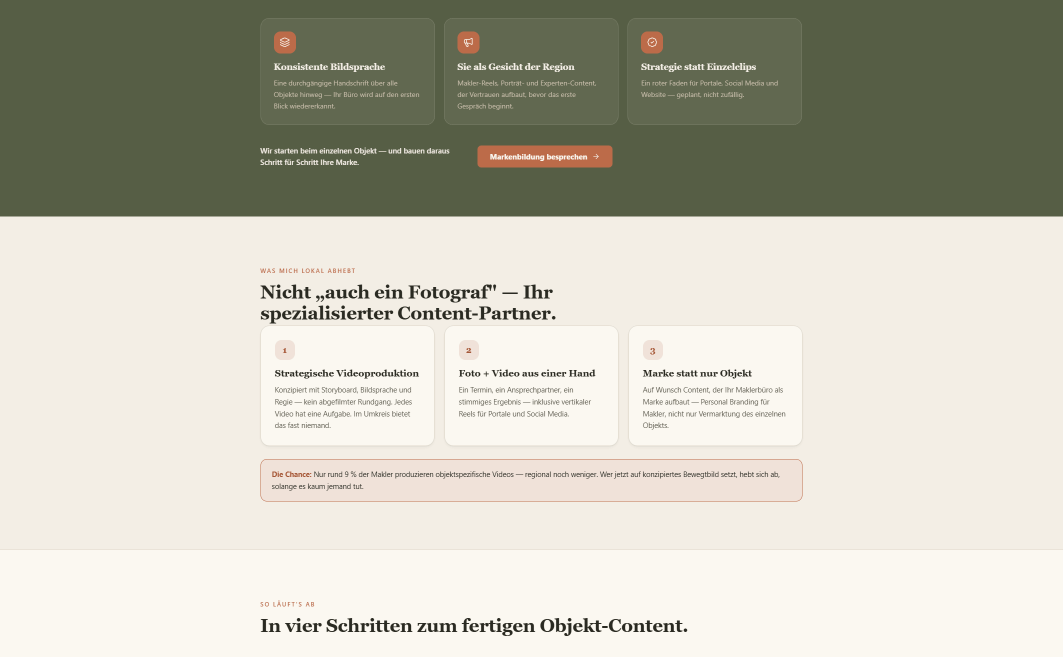
#> input picture project/uploads/draw-e86c92d5-897c-46b7-827d-aac9a80c5dee.png, 2125 x 1314 px (shown at 1/2 size)
$ python benchmark_fotello.py ../../project/uploads/draw-e86c92d5-897c-46b7-827d-aac9a80c5dee.png   (older library calls are emulated)
#> lines starting #> are read from the running program, lines starting #| are printed output that depends on the picture
### tools/hdr-merge/hdr_merge.py
#!/usr/bin/env python3
# -*- coding: utf-8 -*-
"""
hdr_merge.py -- Belichtungsreihen aus der Immobilienfotografie zu einem
neutralen, technisch sauberen Basisbild zusammenrechnen.

Leitgedanke: Dieses Werkzeug erzeugt KEINEN kreativen Look. Es liefert ein
Basisbild mit maximalem Tonwertumfang und korrekt durchgezeichnetem Fenster,
auf das anschliessend in Lightroom das eigene Preset gelegt wird.

Kein Kontrast-Boost, keine S-Kurve, keine Saettigungsanhebung, kein Clarity,
keine Vignette, kein Schaerfen. Der einzige tonale Eingriff ist die
"tonale Normalisierung": ein deterministischer, rein regelbasierter Schritt,
der jedes Bild auf dieselben Zielwerte bringt (Weisspunkt, Schwarzpunkt,
Mittelton, Graupunkt), damit ein vorhandenes Preset vorhersagbar greift.

Aufruf:
    python hdr_merge.py EINGABE_ORDNER AUSGABE_ORDNER \
        --bracket-size auto --window-strength 0.8 --window-wb 0.5 --preview

Autor: erstellt fuer den Quadratblick-Workflow. Deterministisch: gleicher
Input erzeugt bitgleichen Output.
"""

from __future__ import annotations

import argparse
import dataclasses
import logging
import math
import multiprocessing
import os
import struct
import sys
from datetime import datetime
from pathlib import Path
from typing import Any, Iterable, Sequence

import cv2
import numpy as np
import tifffile

# rawpy wird erst bei Bedarf importiert, damit das Werkzeug auch dann laeuft,
# wenn nur 16-Bit-TIFFs verarbeitet werden und rawpy nicht installiert ist.
try:  # pragma: no cover - reiner Import-Pfad
    import rawpy
except Exception:  # pragma: no cover
    rawpy = None

# Hinweis: piexif wird nicht verwendet. Es kann nur JPEG/TIFF/WebP lesen und
# scheitert an RAW-Containern (CR2, NEF, ARW, RAF); ausserdem kann es kein
# Exif-IFD in ein von tifffile geschriebenes TIFF einfuegen. Beides ist hier
# stattdessen direkt geloest (Minimal-EXIF-Parser + XMP-Paket), womit eine
# Abhaengigkeit entfaellt.


# ---------------------------------------------------------------------------
# Konstanten
# ---------------------------------------------------------------------------

RAW_ENDUNGEN = {".cr2", ".nef", ".arw", ".dng", ".raf"}
TIFF_ENDUNGEN = {".tif", ".tiff"}
UNTERSTUETZTE_ENDUNGEN = RAW_ENDUNGEN | TIFF_ENDUNGEN

# Rec.709-Luminanzgewichte (sRGB-Primaerfarben)
LUMA_GEWICHTE = np.array([0.2126, 0.7152, 0.0722], dtype=np.float32)

# Erwartete Reihenlaengen einer Belichtungsreihe
ERWARTETE_REIHENLAENGEN = (3, 5, 7)

# Lokaler Weissabgleich: ab dieser Buntheit gilt ein Pixel als gefaerbte
# Flaeche und verraet nichts mehr ueber die Lichtfarbe. Darunter faellt
# sein Gewicht linear ab.
NEUTRAL_GRENZE = 0.22
# So viel neutrales Gewicht muss in der Umgebung liegen, damit der oertlichen
# Schaetzung voll vertraut wird (Anteil der Umgebungsflaeche).
NEUTRAL_MINDESTANTEIL = 0.10

# Kontrastkennlinie, gemessen am kommerziellen Vorbild: perzentilweiser
# Vergleich von drei fertigen Ergebnissen des Dienstes mit den eigenen
# Ergebnissen derselben drei Aufnahmen. Links der eigene Ist-Wert, rechts
# der Wert des Vorbilds. Die Stuetzstellen sind streng monoton steigend,
# damit keine Tonwerte zusammenfallen und Zeichnung verloren geht.
KONTRAST_STUETZSTELLEN = np.array(
    [0.00, 0.05, 0.10, 0.15, 0.20, 0.25, 0.30, 0.35, 0.40, 0.45, 0.50,
     0.55, 0.60, 0.65, 0.70, 0.75, 0.80, 0.85, 0.90, 0.95, 1.00],
    dtype=np.float32)
KONTRAST_ZIELWERTE = np.array(
    [0.000, 0.045, 0.075, 0.098, 0.125, 0.152, 0.185, 0.240, 0.330, 0.430,
     0.513, 0.583, 0.640, 0.702, 0.765, 0.815, 0.855, 0.905, 0.950, 0.982,
     1.000],
    dtype=np.float32)

LOG = logging.getLogger("hdr_merge")


# ---------------------------------------------------------------------------
# Kleine Hilfsfunktionen
# ---------------------------------------------------------------------------


def berechne_luminanz(bild: np.ndarray) -> np.ndarray:
    """Luminanz (Rec.709) eines RGB-Float-Bildes."""
    return np.tensordot(bild, LUMA_GEWICHTE, axes=([2], [0])).astype(np.float32)


# [71 lines left out: functions ungerade, box_filter, lokale_standardabweichung, guided_filter, fuelle_loecher, not called in this run]


# Steigung der Rolloff-Kurve. Bildunabhaengig, damit jedes Bild exakt
# dieselbe Kurve bekommt (kein "Look nach Bildinhalt"). Kleinere Werte
# lassen dem Fensterinhalt mehr Zeichnung, machen den Himmel aber dunkler;
# groessere Werte machen den Himmel heller und flacher.
ROLLOFF_RATE = 1.0

# Radius der Frequenztrennung in der Lichterkompression, als Anteil der
# Bildbreite. Klein genug, dass nur Feinzeichnung (Wolken, Sprossen)
# erhalten bleibt, nicht der Helligkeitsverlauf ueber das Fenster.
DETAIL_RADIUS_ANTEIL = 0.006

# Radius, mit dem das Ausbrenn-Gewicht geschlossen wird, als Anteil der
# Bildbreite. Gross genug, um Motivstruktur (Wiese, Wolkenkanten) zu
# schliessen, klein genug, um eine Pendelleuchte stehen zu lassen.
AUSBRENN_CLOSE_ANTEIL = 0.005

# Ab welchem Bruchteil der Rahmenhelligkeit ein Pixel als Aussicht zaehlt.
# Unterhalb dieses Werts liegt Inventar im Raum (gemessen: Sofakissen bei
# 0.29 der Rahmenhelligkeit), oberhalb die Szene draussen (Aussicht hinter
# einem Insektengitter bei 1.7, freie Aussicht bei 3.5).
AUSSICHT_RAMPE = 0.5

# Unterhalb dieser Abweichung wird ein Bild NICHT neu gerechnet. Eine halbe
# Pixelbreite ist die Grenze, ab der eine Verschiebung im Ergebnis ueberhaupt
# sichtbar werden kann; darunter kostet das Interpolieren nur Schaerfe.
AUSRICHT_SCHWELLE_PX = 0.5

# Radius des Kantenkontrasts als Anteil der Bildbreite. Er ist so gewaehlt,
# dass er bei ueblicher Bildschirmgroesse auf rund einem Pixel landet: Eine
# 33-Megapixel-Aufnahme wird auf einem Monitor vierfach verkleinert, 4 px im
# Original werden dort zu 1 px. Genau dieser Anteil fehlte im Vergleich mit
# dem kommerziellen Vorbild (0.73 seiner Kantenzeichnung ohne, 1.02 mit).
ANZEIGE_RADIUS_ANTEIL = 0.0006
# Wie stark der Kantenkontrast gegenueber dem Capture Sharpening wiegt.
ANZEIGE_ANTEIL = 0.6

# Kennlinie, die die weiche Fenstermaske auf ihren vollen Wertebereich
# streckt. Unterhalb von UNTEN gilt eine Stelle als Rahmen (Deckkraft null),
# oberhalb von OBEN als Fenster (volle Deckkraft). Ohne sie erreicht die
# Maske innen nie ihren vollen Wert und das ausgebrannte Grundbild scheint
# als heller Saum durch; mit zu weiten Grenzen laeuft sie auf den Rahmen und
# faerbt ihn grau.
MASKE_KENNLINIE_UNTEN = 0.20
MASKE_KENNLINIE_OBEN = 0.60

# Breite der Belichtungsguete-Glocke beim Aufbau der Strahlungskarte. Sie
# bestimmt, wie stark ein Pixel gewichtet wird, dessen Wert von der
# Bildmitte abweicht. Breit genug, dass in einer Dreierreihe immer
# mindestens eine Aufnahme kraeftig beitraegt.
BELICHTUNGSGUETE_BREITE = 0.22
# Kantenschaerfe der Basis-Feinzeichnung-Trennung im Tonemapping. Groesser
# als beim Maskieren, weil hier ein glatter Beleuchtungsverlauf getrennt
# werden soll und keine harte Kante.
# Die Kantenempfindlichkeit der Schichttrennung, in BLENDENSTUFEN.
#
# Gerechnet wird im Logarithmus ueber gut vierzehn Blendenstufen. Der
# frueher hier stehende Wert 0.04 stammte aus der Welt der Bildwerte
# zwischen 0 und 1 und war in Blendenstufen praktisch null: Gemessen trug
# die "Beleuchtung" damit 99 Prozent der Struktur, die Feinschicht 1.4
# Prozent. Die Trennung fand also gar nicht statt - jede Stauchung wirkte
# global statt ortsabhaengig, und ein Fenster liess sich grundsaetzlich
# nicht als Flaeche behandeln.
#
# 0.7 ist am Bild gewaehlt: Bei 2.0 legt sich ein sichtbarer Lichtschleier
# ueber helle Innenflaechen (die Marmorplatte verliert ihre Maserung), bei
# 0.7 bleibt sie erhalten und die Fenster werden trotzdem gezogen.
BELEUCHTUNG_KANTEN = 0.05
INHALT_KANTEN = 0.15
# Radius der Beleuchtungsschicht als Anteil der Bildbreite. Gross genug,
# dass eine ganze Fensterflaeche als EIN Bereich gilt.
BELEUCHTUNG_RADIUS_ANTEIL = 0.025
# Ueber wie viele Blendenstufen der Uebergang "innen" -> "draussen" laeuft.
UEBERGANG_BLENDEN = 1.0
# Restliche Steigung der gezogenen Beleuchtung: Ein noch helleres Fenster
# bleibt etwas heller, statt auf denselben Wert zu fallen.
FENSTER_RESTSTEIGUNG = 0.15
# Welche Perzentile des Szenenumfangs das Log-Profil auf den Anzeigebereich
# legt. Bewusst nicht Minimum und Maximum: Ein einzelnes Rauschpixel wuerde
# sonst den ganzen Umfang bestimmen.
# Wohin das Raumniveau gelegt wird - fest, unabhaengig vom Bildinhalt.
# Das Gegenstueck zu den 0.42 von S-Log3.
LOG_ANKER = 0.45
# Grenzen der Log-Kennlinie, die die Wiedergabe zum Umkehren braucht.
LOG_BODEN = 0.06
ENDDECKE_LOG = 0.92
# Die fotografische Wiedergabe: Anteil je Blendenstufe um das Raumniveau
# herum, und wohin die Lichter asymptotisch laufen.
WIEDERGABE_STEIGUNG = 0.105
WIEDERGABE_DECKE = 0.96
# Welches Perzentil als "dunkelste Stelle" gilt, und wie weit der
# Schwarzpunkt hoechstens nachgezogen wird. Die Grenze schuetzt Szenen,
# die tatsaechlich kein Schwarz enthalten (Nebelbild, weisser Raum),
# davor, dass ihnen eines aufgezwungen wird.
SCHWARZ_PERZENTIL = 0.5
SCHWARZ_GRENZE = 0.30
# Der Weisspunkt wird an den hellen INNENflaechen verankert. Fenster
# nehmen ueblich weniger als 15 Prozent der Flaeche ein und liegen
# deshalb oberhalb dieses Perzentils - das trennt sie ohne Erkennung.
WEISS_PERZENTIL = 85.0
WEISS_ZIEL = 0.78
# Ab hier laeuft die Kennlinie weich in die Decke, darunter weich in den
# Boden. Beide Enden sind asymptotisch, koennen also nicht anstehen.
LOG_SCHULTER = 0.72
LOG_FUSSPUNKT = 0.18

# Ab welcher lokalen Streuung (in Blendenstufen) ein heller Bereich als
# strukturierter Aussenraum gilt und nicht als glatte, angestrahlte Flaeche.
STRUKTUR_SCHWELLE = 0.65
STRUKTUR_BREITE = 0.35
STRUKTUR_RADIUS_ANTEIL = 0.012

# Die abschliessende Deckelung. Asymptotisch - die Decke wird nie erreicht.
ENDSCHULTER = 0.85
ENDDECKE = 0.995
# Welches Perzentil der Strahlung als "Raumniveau" gilt, auf das belichtet
# wird. Bewusst ueber dem Median: Fenster und Lampen belegen den oberen
# Rand und wuerden den Median nach oben verziehen.
RAUMNIVEAU_PERZENTIL = 60.0
# Die Lichterschulter arbeitet nicht mehr mit einem festen Stauchfaktor.
#
# Vorher wurde alles oberhalb des Knies linear auf 18 Prozent gestaucht -
# auch der Kontrast INNERHALB des Fensters. Wolken vor blauem Himmel liegen
# beide oberhalb des Knies; ihr Unterschied wurde damit ebenfalls
# gefuenftelt, und das Fenster wurde zu einer blassen, gleichmaessigen
# Flaeche. Genau das war der "matschige" Fenstereindruck: kein
# Schaerfeproblem, sondern zerstoerter Kontrast.
#
# Die Schulter ist stattdessen asymptotisch:
#
#     neu = knie + kopf * (1 - exp(-(alt - knie) / kopf))
#
# Am Knie ist ihre Steigung exakt 1.0 - dort bleibt der Kontrast also
# vollstaendig erhalten. Erst weit darueber flacht sie ab (eine Blende
# ueber dem Knie noch 42 Prozent, zwei Blenden 18 Prozent) und naehert
# sich der Decke, ohne sie je zu erreichen. Ausbrennen ist damit
# mathematisch ausgeschlossen, und die Zeichnung dicht oberhalb des
# Knies - Wolken, Dachziegel, Laub - bleibt erhalten.

# Ab hier wird das Grundbild beim Einsetzen des Fensterinhalts weich in die
# Anzeigegrenze gerollt. Bewusst dicht unter 1.0: Angetastet wird nur, was
# sonst clippen wuerde. Alles darunter - helle Waende, Arbeitsplatten,
# Sonnenflecken auf weisser Laibung - bleibt exakt unveraendert.
GRUNDBILD_KNIE = 0.95

# Unterhalb dieser Luminanz wird die Zeichnungsverstaerkung ausgeblendet,
# damit sie die Tiefen nicht auf null druckt. Deutlich ueber dem Schwarzpunkt
# (0.035), damit auch knapp darueber noch Luft bleibt. Mit der zweistufigen
# Schaerfung musste der Wert steigen: Bei 0.12 fiel der Schwarzpunkt der
# Testszene auf 0.014 statt der angestrebten 0.035.
SCHATTEN_SCHUTZ = 0.22


# [108 lines left out: functions weicher_rolloff, komprimiere_lichter_in_maske, not called in this run]


# ---------------------------------------------------------------------------
# EXIF-Lesen (eigener Minimal-Parser, damit CR2/NEF/ARW/DNG/RAF abgedeckt sind)
# ---------------------------------------------------------------------------

TAG_MAKE = 0x010F
TAG_MODEL = 0x0110
TAG_DATETIME = 0x0132
TAG_EXIF_IFD = 0x8769
TAG_EXPOSURE_TIME = 0x829A
TAG_FNUMBER = 0x829D
TAG_ISO = 0x8827
TAG_DATETIME_ORIGINAL = 0x9003
TAG_EXPOSURE_BIAS = 0x9204
TAG_FOCAL_LENGTH = 0x920A
TAG_FOCAL_35MM = 0xA405
TAG_LENS_MODEL = 0xA434

_TYP_GROESSE = {1: 1, 2: 1, 3: 2, 4: 4, 5: 8, 6: 1, 7: 1, 8: 2, 9: 4, 10: 8,
                11: 4, 12: 8}


# [219 lines left out: functions _lies_ifd, _parse_tiff_block, lies_exif, berechne_ev, lies_aufnahmezeit, waehle_demosaic and 3 more, not called in this run]


# ---------------------------------------------------------------------------
# Gruppierung der Belichtungsreihen
# ---------------------------------------------------------------------------


@dataclasses.dataclass
class Aufnahme:
    """Eine Einzelaufnahme mit den fuer die Gruppierung noetigen Metadaten."""
    pfad: Path
    zeit: float
    ev: float | None
    tags: dict = dataclasses.field(default_factory=dict, repr=False)


# [73 lines left out: functions sammle_aufnahmen, gruppiere_nach_exif, not called in this run]


def gruppiere_fest(aufnahmen: Sequence[Aufnahme], n: int) -> list[list[Aufnahme]]:
    """Feste Gruppierung in N aufeinanderfolgende Dateien."""
    return [list(aufnahmen[i:i + n]) for i in range(0, len(aufnahmen), n)]


# [669 lines left out: functions gruppiere_belichtungsreihen, _graustufen_viertel, _helligkeit_angleichen, richte_reihe_aus, _nach_linear, _nach_srgb and 5 more, not called in this run]


# ---------------------------------------------------------------------------
# Window Pull
# ---------------------------------------------------------------------------


@dataclasses.dataclass
class WindowPullErgebnis:
    bild: np.ndarray
    maske_weich: np.ndarray
    maske_binaer: np.ndarray
    maskenanteil: float
    # Der zurueckgeholte Fensterinhalt VOR der Kompression und vor jedem
    # Clipping. Wird fuer den Highlight-Schutz nach der Normalisierung
    # gebraucht: dort muss der Fensterbereich aus den Originaldaten neu
    # aufgebaut werden, sonst komprimiert man bereits weggeclippte Werte.
    fenster_roh: np.ndarray | None = None
    ring: np.ndarray | None = None
    ring_luminanz: float = 0.0
    # Wie sicher ein Pixel echte Aussicht zeigt statt Inventar davor (0..1).
    aussicht_gewicht: np.ndarray | None = None


# [1464 lines left out: functions erkenne_fenstermaske, gleiche_helligkeit_am_rand_an, gleiche_fenster_weissabgleich_an, fuehre_window_pull_aus, berechne_aussicht_gewicht, setze_fensterinhalt and 18 more, not called in this run]


def _icc_xyz(x: float, y: float, z: float) -> bytes:
    """XYZType-Tag: drei Festkommazahlen s15Fixed16."""
    return b"XYZ " + b"\x00" * 4 + struct.pack(
        ">iii", *(int(round(w * 65536.0)) for w in (x, y, z)))


def _icc_srgb_kurve(stuetzstellen: int = 1024) -> bytes:
    """curveType mit der echten sRGB-Kennlinie.

    Bewusst als Wertetabelle und nicht als einzelner Gamma-Wert: sRGB ist
    kein reines Gamma 2.2, sondern hat unten ein lineares Stueck. Mit einem
    Gamma-Wert allein waeren die Tiefen um bis zu einem Prozent daneben -
    genau der Bereich, in dem eine Immobilienaufnahme ihre Schattenzeichnung
    hat.
    """
    x = np.linspace(0.0, 1.0, stuetzstellen, dtype=np.float64)
    linear = np.where(x <= 0.04045, x / 12.92, ((x + 0.055) / 1.055) ** 2.4)
    werte = np.clip(np.round(linear * 65535.0), 0, 65535).astype(">u2")
    return (b"curv" + b"\x00" * 4 + struct.pack(">I", stuetzstellen)
            + werte.tobytes())


def _icc_text(inhalt: str) -> bytes:
    """textDescriptionType, wie ICC v2 ihn fuer 'desc' verlangt."""
    roh = inhalt.encode("ascii", "replace") + b"\x00"
    return (b"desc" + b"\x00" * 4 + struct.pack(">I", len(roh)) + roh
            + struct.pack(">II", 0, 0)          # Unicode: keine Sprache, leer
            + struct.pack(">HB", 0, 0) + b"\x00" * 67)   # ScriptCode, leer


def baue_srgb_profil() -> bytes:
    """Erzeugt ein gueltiges sRGB-ICC-Profil (v2, Matrix/TRC).

    Warum ueberhaupt: Ohne eingebettetes Profil ist ein TIFF farblich
    mehrdeutig. Photoshop fragt dann nach oder weist stillschweigend den
    eingestellten Arbeitsfarbraum zu - ist der Adobe RGB oder ProPhoto,
    werden dieselben Zahlen deutlich anders interpretiert und das Bild
    sieht kraeftiger aus, als es ist. Genau das darf einer Vorlage fuer ein
    Lightroom-Preset nicht passieren.

    Selbst gebaut, weil das Werkzeug ohne zusaetzliche Abhaengigkeit
    auskommen soll und auf einem Windows-Rechner keine ICC-Bibliothek
    vorausgesetzt werden kann. Die Primaervalenzen sind die offiziellen,
    auf D50 adaptierten sRGB-Werte - dieselben, die auch im Profil von
    Adobe und der ICC stehen.
    """
    tags: list[tuple[bytes, bytes]] = [
        (b"desc", _icc_text("sRGB IEC61966-2.1")),
        (b"wtpt", _icc_xyz(0.96420, 1.00000, 0.82491)),     # D50
        (b"rXYZ", _icc_xyz(0.43607, 0.22249, 0.01392)),
        (b"gXYZ", _icc_xyz(0.38515, 0.71687, 0.09708)),
        (b"bXYZ", _icc_xyz(0.14307, 0.06061, 0.71410)),
        (b"cprt", b"text" + b"\x00" * 4 + b"Public Domain\x00"),
    ]
    kurve = _icc_srgb_kurve()
    # Alle drei Kanaele teilen sich dieselbe Kennlinie; ICC erlaubt
    # ausdruecklich, dass mehrere Tags auf denselben Datenblock zeigen.
    tags += [(b"rTRC", kurve), (b"gTRC", kurve), (b"bTRC", kurve)]

    kopf_laenge = 128 + 4 + 12 * len(tags)
    daten = bytearray()
    tabelle = bytearray()
    bekannt: dict[bytes, tuple[int, int]] = {}
    for name, inhalt in tags:
        if inhalt not in bekannt:
            beginn = kopf_laenge + len(daten)
            daten += inhalt
            daten += b"\x00" * (-len(inhalt) % 4)     # 4-Byte-Ausrichtung
            bekannt[inhalt] = (beginn, len(inhalt))
        beginn, groesse = bekannt[inhalt]
        tabelle += name + struct.pack(">II", beginn, groesse)

    gesamt = kopf_laenge + len(daten)
    kopf = bytearray(128)
    struct.pack_into(">I", kopf, 0, gesamt)
    struct.pack_into(">I", kopf, 8, 0x02100000)        # Version 2.1
    kopf[12:16] = b"mntr"                              # Display-Geraet
    kopf[16:20] = b"RGB "
    kopf[20:24] = b"XYZ "
    kopf[36:40] = b"acsp"
    struct.pack_into(">I", kopf, 64, 0)                # Rendering Intent
    struct.pack_into(">iii", kopf, 68,
                     int(round(0.96420 * 65536)), 65536,
                     int(round(0.82491 * 65536)))      # PCS-Lichtart D50
    return bytes(kopf) + struct.pack(">I", len(tags)) + bytes(tabelle) + bytes(daten)


SRGB_PROFIL = baue_srgb_profil()


# [43 lines left out: function speichere_tiff, not called in this run]


VORSCHAU_BREITE = 420


# [53 lines left out: functions erzeuge_vorschaukachel, erzeuge_kontaktbogen, not called in this run]


# ---------------------------------------------------------------------------
# Verarbeitung einer Reihe
# ---------------------------------------------------------------------------


@dataclasses.dataclass
class ReihenErgebnis:
    name: str
    ausgabe: Path | None
    protokoll: list[tuple[int, str]]
    erfolgreich: bool


# [713 lines left out: functions lade_reihe_klein, berechne_vorschau, verarbeite_bilder, veredle_ergebnis, verarbeite_reihe, verfuegbarer_arbeitsspeicher and 8 more, not called in this run]


def protokolliere(name: str, eintraege: Iterable[tuple[int, str]]) -> None:
    for stufe, text in eintraege:
        LOG.log(stufe, "[%s] %s", name, text)


# [117 lines left out: functions berichte_pruefliste, main, not called in this run]


# [3 lines that do not run on import are left out]

### tools/hdr-merge/benchmark_fotello.py
#!/usr/bin/env python3
# -*- coding: utf-8 -*-
"""
benchmark_fotello.py -- misst ein Ergebnis gegen das kommerzielle Vorbild.

Die Zielwerte stammen aus der Vermessung von fuenf echten Ergebnissen des
kommerziellen Dienstes (Wohnraeume, Kuechen, Esszimmer, jeweils mit
Fenstern). Sie sind damit keine Schaetzung, sondern gemessen.

Aufruf:
    python benchmark_fotello.py ERGEBNIS.tif [WEITERE.tif ...]
    python benchmark_fotello.py AUSGABE_ORDNER

Ausgegeben wird je Bild eine Tabelle mit Ist- und Zielwert sowie eine
Gesamtabweichung. Kleinere Abweichung = naeher am Vorbild.
"""

from __future__ import annotations

import sys
from pathlib import Path

import cv2
import numpy as np
import tifffile

from hdr_merge import berechne_luminanz

# Gemessen an fuenf Ergebnissen des kommerziellen Dienstes.
ZIELWERTE = {
    "p0.2":      (0.034, "Schwarzpunkt"),
    "Median":    (0.625, "Gesamthelligkeit"),
    "p99.5":     (0.836, "Weisspunkt"),
    "Maximum":   (0.963, "hellster Punkt"),
    "Clipping":  (0.000, "Anteil ausgebrannter Pixel"),
    "Lichter":   (0.804, "mittlere Luminanz der hellsten 5 %"),
}

# Werte, die bewusst NICHT angeglichen werden - siehe README.
NUR_INFORMATIV = {
    "Saettigung": (0.098, "der Dienst entsaettigt, dieses Werkzeug nicht"),
    "Detail":     (0.047, "enthaelt beim Vorbild auch dessen Schaerfung"),
}


def kennwerte(rgb: np.ndarray) -> dict[str, float]:
    lum = berechne_luminanz(rgb)
    hell = lum >= np.percentile(lum, 95)
    lokal = cv2.GaussianBlur(lum, (0, 0), 3.0)
    maximum, minimum = rgb.max(axis=2), rgb.min(axis=2)
    return {
        "p0.2": float(np.percentile(lum, 0.2)),
        "Median": float(np.median(lum)),
        "p99.5": float(np.percentile(lum, 99.5)),
        "Maximum": float(lum.max()),
        "Clipping": float((lum > 0.99).mean()),
        "Lichter": float(lum[hell].mean()),
        "Saettigung": float(np.mean((maximum - minimum)
                                    / np.maximum(maximum, 1e-6))),
        "Detail": float(np.std((lum - lokal)[hell])),
    }


def lade(pfad: Path) -> np.ndarray:
    if pfad.suffix.lower() in (".tif", ".tiff"):
        bild = tifffile.imread(str(pfad))
        teiler = 65535.0 if bild.dtype == np.uint16 else 255.0
        return bild[..., :3].astype(np.float32) / teiler
    bild = cv2.imread(str(pfad), cv2.IMREAD_UNCHANGED)
#> bild is the input picture: shape (1314, 2125, 3); mean B, G, R 177.8, 191.6, 192.8
    if bild is None:
        raise ValueError(f"Nicht lesbar: {pfad}")
    return cv2.cvtColor(bild[:, :, :3], cv2.COLOR_BGR2RGB).astype(np.float32) / 255.0
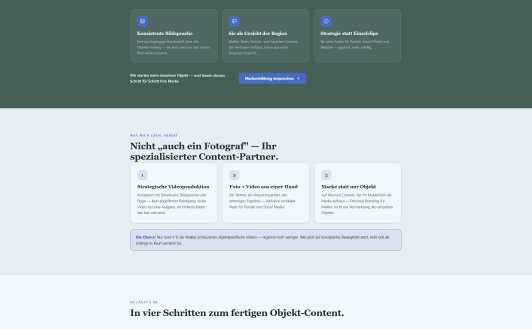
#> returned value: shape (1314, 2125, 3) float32 (shown at 1/4 size); mean of channels 0, 1, 2 0.767, 0.75, 0.701; drawn as B, G, R


def bewerte(pfad: Path) -> float:
    k = kennwerte(lade(pfad))
#> in berechne_luminanz, `return np.tensordot(bild, LUMA_GEWICHTE, axes=([2], [0])).astype(np.fl..`:
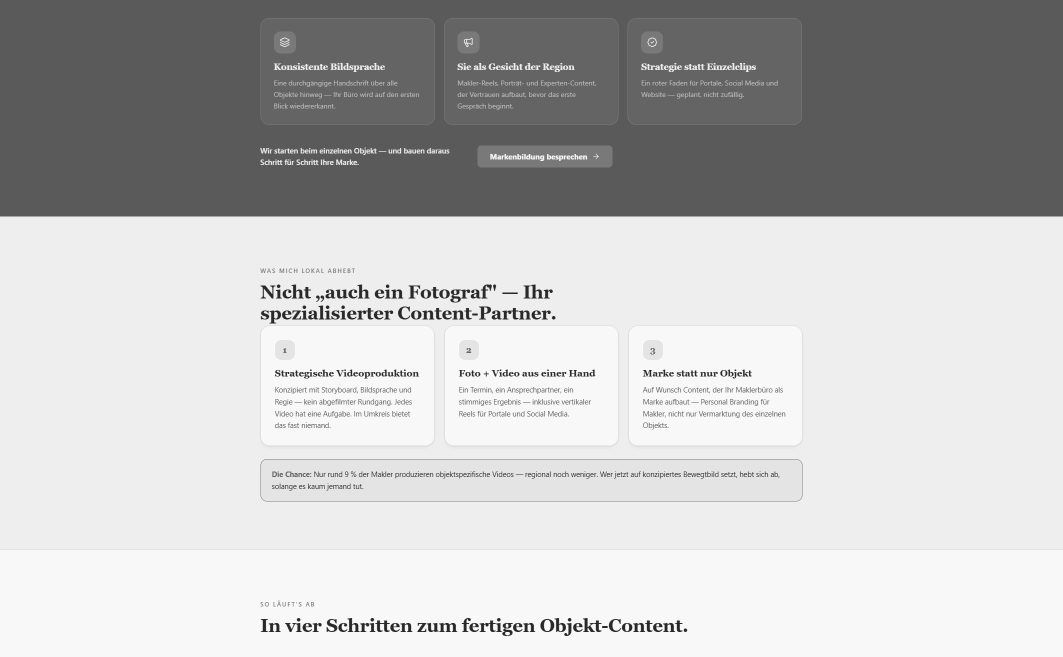
#> returned value: shape (1314, 2125) float32 (shown at 1/2 size); min 0.162, max 0.973, mean 0.748
#> (the rest of the program and of its run is left out)
